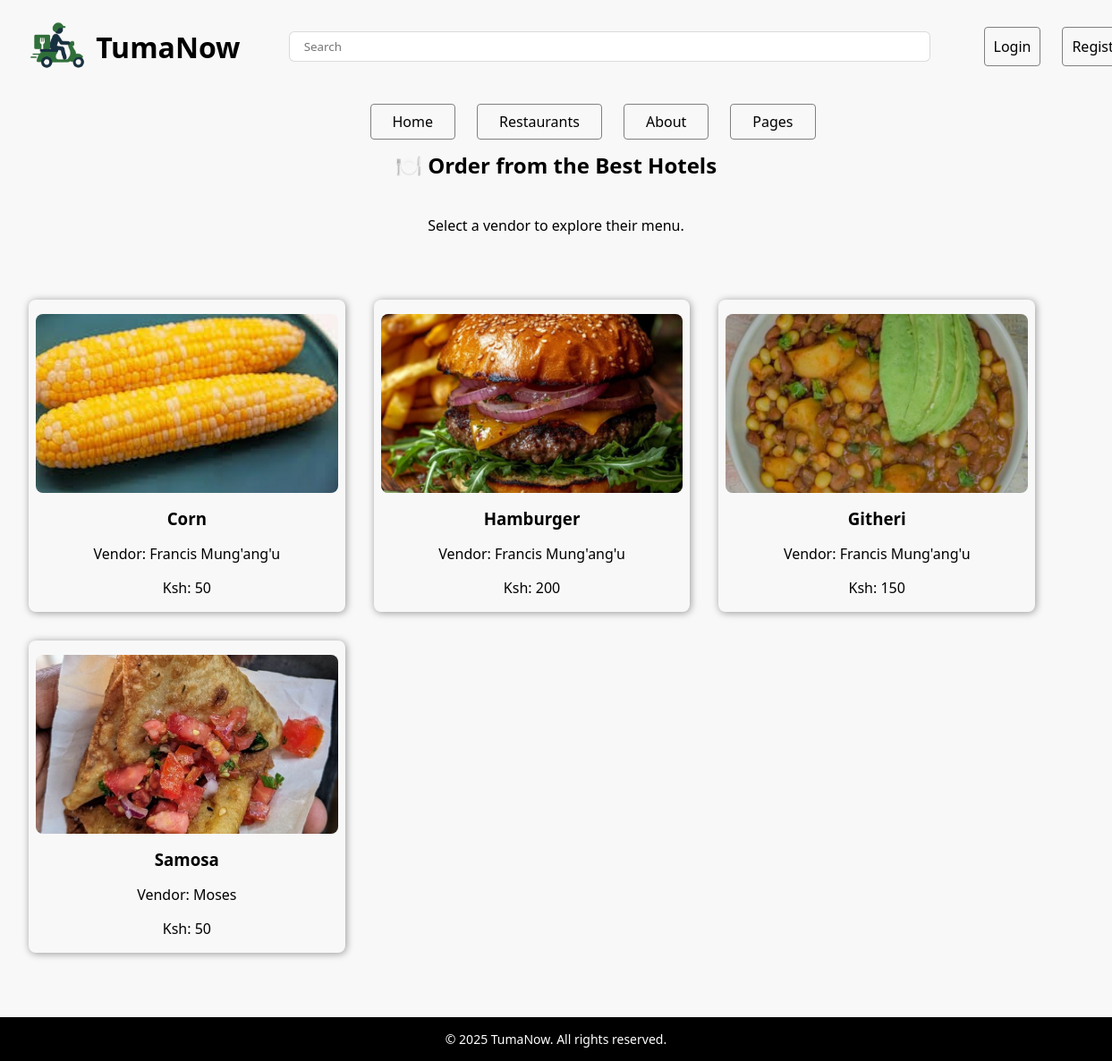
The app's page /menu/, older data.
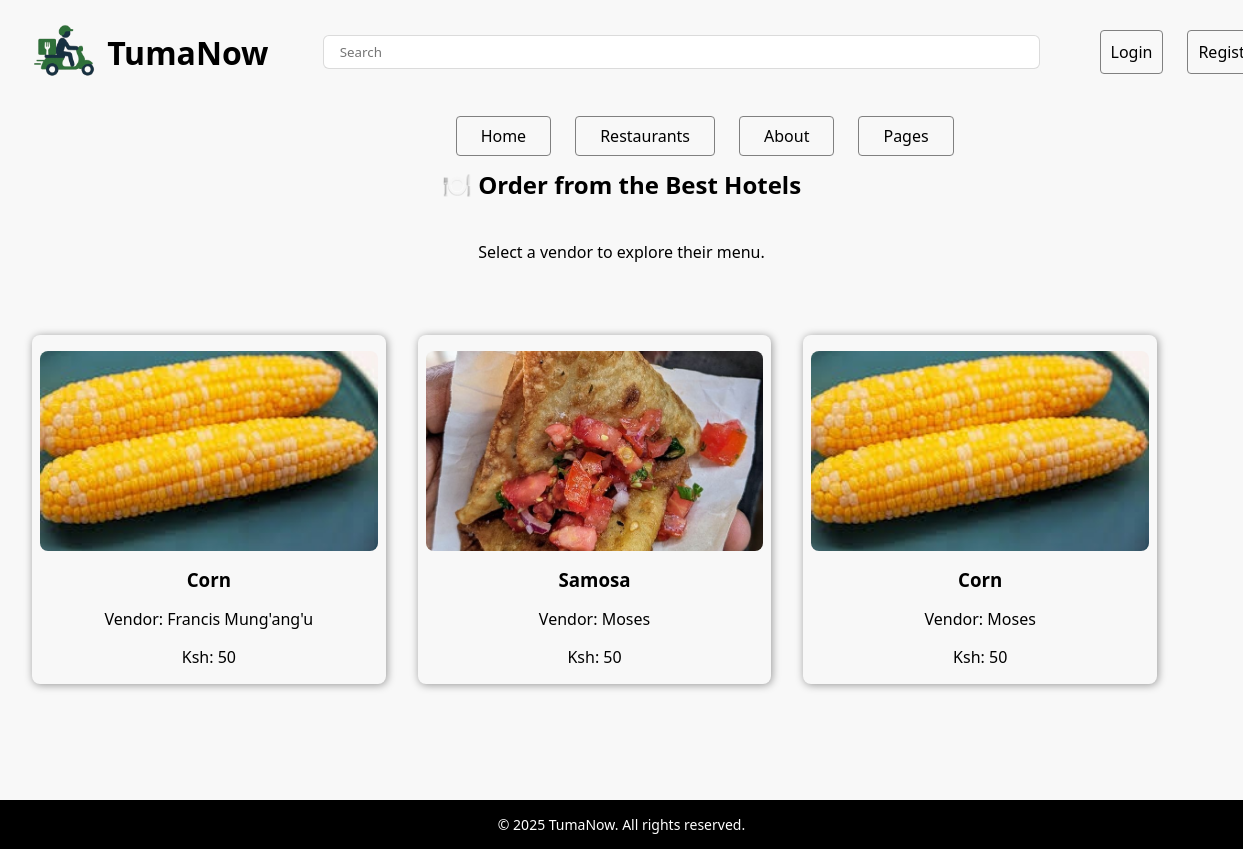
The same page, newer data.
### Tumanow_app/models.py (models this page shows, shortened)
class Product(models.Model):
    vendor = models.ForeignKey(Vendor, on_delete=CASCADE)
    name = models.CharField(max_length=100)
    price = models.PositiveIntegerField()
    image = models.ImageField(upload_to='product_images/')
    restaurant = models.ForeignKey('Restaurant', on_delete=models.CASCADE, related_name='menu_items')

class Vendor(models.Model):
    user = models.OneToOneField(User, on_delete=CASCADE)
    vendor_name = models.CharField(max_length=100)
    phone_number = PhoneNumberField()
    restaurant = models.ForeignKey('Restaurant', on_delete=models.CASCADE, related_name='vendor_name')
    def __str__(self):
        return self.vendor_name

### Tumanow_app/views.py (the view)
# urls.py: path('menu/', views.menu, name='menu'),
def menu(request):
    products = Product.objects.all()
    return render(request, 'menu.html', {'products': products})

### Tumanow_app/templates/menu.html (shortened to what this page needs)
{% extends 'base.html' %}
{% load static %}
{% block static_inclusions %}
<link rel="stylesheet" href="{% static 'menu.css' %}" />
{% endblock %}
{% block main %}
<main>
    <section class="vendors-container">
        <h2>🍽️ Order from the Best Hotels</h2>
        <p>Select a vendor to explore their menu.</p>
        <div class="vendors-grid">
            {% for product in products %}
             <a href="{% url 'checkout' id=product.id %}" class="vendor-card">
                <img src="{{ product.image.url }}" alt="Wajeff">
                <h3>{{ product.name }}</h3>
                <p>Vendor: {{ product.vendor }}</p>
                <p>Ksh: {{ product.price }}</p>
            </a>
            {% endfor %}
        </div>
    </section>
</main>
{% endblock %}

### Tumanow_app/templates/base.html (shortened to what this page needs)
<!DOCTYPE html>
<html lang="en">
<head>
    {% load static %}
    <link rel="stylesheet" href="{% static 'styles.css' %}">
    {% block static_inclusions %}
    {% endblock %}
</head>
<body>
    <header>
        <div class="logo">
            <img src="/media/logo.png" alt="TumaNow Logo">
            <h1>TumaNow</h1>
        </div>
        <form action="">
            <input type="search" placeholder="Search">
        </form>
        <nav>
            {% if request.user.is_authenticated %}
            <div class="profile-menu">
                <a href="{% url 'profile' %}">
                    <img src="{{ request.user.customer.profile_pic.url }}" alt="Profile" class="profile-icon">
                    <p>{{ request.user.customer.username }}</p>
                </a>
            </div>
        {% else %}
            <a href="{% url 'login' %}" class="login-btn">Login</a>
            <a href="{% url 'register' %}">Register</a>
        {% endif %}
        </nav>
    </header>
    <header class="header-2">
        <nav class="links">
            <a href="{% url 'home' %}">Home</a>
            <a href="{% url 'restaurants' %}">Restaurants</a>
            <a href="#">About</a>
            <a href="#">Pages</a>
        </nav>
    </header>
    {% block main %}
    {% endblock %}
    <footer>
        <p>&copy; 2025 TumaNow. All rights reserved.</p>
    </footer>
</body>
</html>

### Tumanow_app/static/styles.css (style rules this page uses)
* { margin: 0; padding: 0; box-sizing: border-box; font-family: system-ui, -apple-system, "Segoe UI", Roboto, "Helvetica Neue", Arial, "Noto Sans", sans-serif, "Apple Color Emoji", "Segoe UI Emoji", "Segoe UI Symbol", "Noto Color Emoji"; }
body { font-family: 'Poppins', sans-serif; margin: 0; padding: 0; text-align: center; background-color: #f8f8f8; }
header { display: flex; justify-content: space-between; height: 13vh; width: 100%; align-items: center; padding: 0 3vh; z-index: 10; }
header > .logo { height: 100%; display: flex; justify-content: space-between; align-items: center; width: 20%; }
header > .logo > img { height: 80%; }
header > form { width: 60%; height: 100%; display: flex; align-items: center; }
header > form > input { width: 100%; height: 30%; border-radius: 6px; outline: none; border: 1px solid rgba(128, 128, 128, 0.281); padding: 2vh; transition: 0.3s; }
main { min-height: 74vh; }
header > nav { height: 100%; width: 10%; display: flex; align-items: center; gap: 3vh; }
header > nav > a { display: flex; border: 1px solid gray; border-radius: 4px; padding: 10px; color: black; text-decoration: none; font-size: 1rem; font-weight: 500; transition: 0.3s ease-in-out; }
.header-2 { height: 8vh; justify-content: center; }
.header-2 > nav { margin-left: -25vh; }
.header-2 > nav > a { padding: 1vh 3vh; }
footer { background: black; color: white; padding: 15px; text-align: center; font-size: 14px; margin-top: 40px; }

### Tumanow_app/static/menu.css (style rules this page uses)
.vendors-container { width: 100%; height: auto; text-align: center; display: flex; flex-direction: column; gap: 5vh; }
.vendors-container > .vendors-grid { width: 100%; padding: 4vh; display: flex; flex-wrap: wrap; gap: 4vh; }
.vendors-container > .vendors-grid > a { width: 30%; height: auto; text-decoration: none; color: black; border-radius: 1vh; overflow: hidden; box-shadow: 1px 1px 8px rgba(0, 0, 0, 0.4); transition: 0.3s; display: flex; flex-direction: column; align-items: center; gap: 2vh; padding: 2vh 1vh; }
.vendors-container > .vendors-grid > a > img { width: 100%; height: 25vh; object-fit: cover; border-radius: inherit; }

Row changes from the older to the newer data that the page shows:
removed Product: image (picture), name "Hamburger", vendor "Francis Mung'ang'u", price "200"
removed Product: image (picture), name "Githeri", vendor "Francis Mung'ang'u", price "150"
added Product: image (picture), name "Corn", vendor "Moses", price "50"
